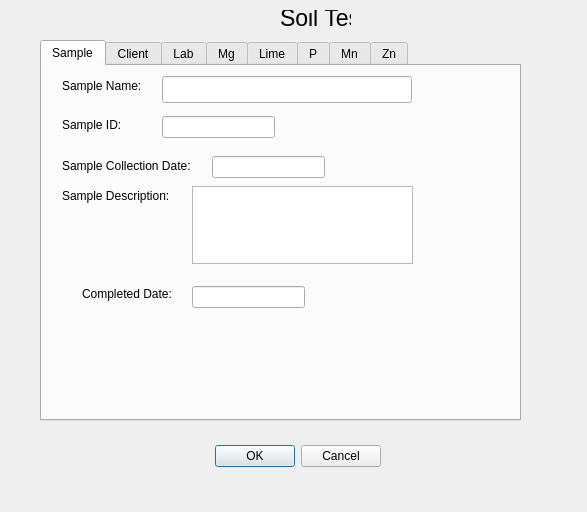
<?xml version="1.0" encoding="UTF-8"?>
<ui version="4.0">
 <class>soil_test</class>
 <widget class="QDialog" name="soil_test">
  <property name="geometry">
   <rect>
    <x>0</x>
    <y>0</y>
    <width>587</width>
    <height>512</height>
   </rect>
  </property>
  <property name="windowTitle">
   <string>Soil Test </string>
  </property>
  <widget class="QLabel" name="label">
   <property name="geometry">
    <rect>
     <x>280</x>
     <y>10</y>
     <width>71</width>
     <height>16</height>
    </rect>
   </property>
   <property name="font">
    <font>
     <pointsize>17</pointsize>
    </font>
   </property>
   <property name="text">
    <string>Soil Test</string>
   </property>
  </widget>
  <widget class="QTabWidget" name="tabWidget">
   <property name="geometry">
    <rect>
     <x>40</x>
     <y>40</y>
     <width>481</width>
     <height>381</height>
    </rect>
   </property>
   <property name="currentIndex">
    <number>0</number>
   </property>
   <widget class="QWidget" name="tab">
    <attribute name="title">
     <string>Sample</string>
    </attribute>
    <widget class="QPlainTextEdit" name="sample_desc">
     <property name="geometry">
      <rect>
       <x>150</x>
       <y>120</y>
       <width>221</width>
       <height>78</height>
      </rect>
     </property>
    </widget>
    <widget class="QLabel" name="label_2">
     <property name="geometry">
      <rect>
       <x>20</x>
       <y>50</y>
       <width>71</width>
       <height>17</height>
      </rect>
     </property>
     <property name="text">
      <string>Sample ID:</string>
     </property>
    </widget>
    <widget class="QLineEdit" name="sample_name">
     <property name="geometry">
      <rect>
       <x>120</x>
       <y>10</y>
       <width>250</width>
       <height>27</height>
      </rect>
     </property>
    </widget>
    <widget class="QLabel" name="label_3">
     <property name="geometry">
      <rect>
       <x>20</x>
       <y>90</y>
       <width>141</width>
       <height>20</height>
      </rect>
     </property>
     <property name="text">
      <string>Sample Collection Date:</string>
     </property>
    </widget>
    <widget class="QLabel" name="label_6">
     <property name="geometry">
      <rect>
       <x>20</x>
       <y>10</y>
       <width>91</width>
       <height>20</height>
      </rect>
     </property>
     <property name="text">
      <string>Sample Name:</string>
     </property>
    </widget>
    <widget class="QLabel" name="sample_desc_2">
     <property name="geometry">
      <rect>
       <x>20</x>
       <y>120</y>
       <width>121</width>
       <height>20</height>
      </rect>
     </property>
     <property name="text">
      <string>Sample Description:</string>
     </property>
    </widget>
    <widget class="QLabel" name="label_4">
     <property name="geometry">
      <rect>
       <x>40</x>
       <y>220</y>
       <width>101</width>
       <height>16</height>
      </rect>
     </property>
     <property name="text">
      <string>Completed Date:</string>
     </property>
    </widget>
    <widget class="QLineEdit" name="sample_id">
     <property name="geometry">
      <rect>
       <x>120</x>
       <y>50</y>
       <width>113</width>
       <height>22</height>
      </rect>
     </property>
    </widget>
    <widget class="QLineEdit" name="completed_date">
     <property name="geometry">
      <rect>
       <x>150</x>
       <y>220</y>
       <width>113</width>
       <height>22</height>
      </rect>
     </property>
    </widget>
    <widget class="QLineEdit" name="sample_collection_date">
     <property name="geometry">
      <rect>
       <x>170</x>
       <y>90</y>
       <width>113</width>
       <height>22</height>
      </rect>
     </property>
    </widget>
   </widget>
   <widget class="QWidget" name="tab_2">
    <attribute name="title">
     <string>Client</string>
    </attribute>
    <widget class="QLineEdit" name="client_last_name">
     <property name="geometry">
      <rect>
       <x>130</x>
       <y>10</y>
       <width>250</width>
       <height>27</height>
      </rect>
     </property>
    </widget>
    <widget class="QLabel" name="label_7">
     <property name="geometry">
      <rect>
       <x>30</x>
       <y>20</y>
       <width>71</width>
       <height>20</height>
      </rect>
     </property>
     <property name="text">
      <string>Last Name:</string>
     </property>
    </widget>
    <widget class="QLineEdit" name="client_first_name">
     <property name="geometry">
      <rect>
       <x>130</x>
       <y>50</y>
       <width>250</width>
       <height>27</height>
      </rect>
     </property>
     <property name="text">
      <string/>
     </property>
    </widget>
    <widget class="QLabel" name="label_8">
     <property name="geometry">
      <rect>
       <x>30</x>
       <y>60</y>
       <width>71</width>
       <height>20</height>
      </rect>
     </property>
     <property name="text">
      <string>First Name:</string>
     </property>
    </widget>
    <widget class="QLineEdit" name="client_address_1">
     <property name="geometry">
      <rect>
       <x>130</x>
       <y>90</y>
       <width>250</width>
       <height>27</height>
      </rect>
     </property>
    </widget>
    <widget class="QLabel" name="label_9">
     <property name="geometry">
      <rect>
       <x>30</x>
       <y>100</y>
       <width>71</width>
       <height>20</height>
      </rect>
     </property>
     <property name="text">
      <string>Address:</string>
     </property>
    </widget>
    <widget class="QLineEdit" name="client_address_2">
     <property name="geometry">
      <rect>
       <x>130</x>
       <y>120</y>
       <width>250</width>
       <height>27</height>
      </rect>
     </property>
     <property name="text">
      <string/>
     </property>
    </widget>
    <widget class="QLineEdit" name="client_city">
     <property name="geometry">
      <rect>
       <x>130</x>
       <y>150</y>
       <width>250</width>
       <height>27</height>
      </rect>
     </property>
     <property name="text">
      <string/>
     </property>
    </widget>
    <widget class="QLabel" name="label_10">
     <property name="geometry">
      <rect>
       <x>90</x>
       <y>160</y>
       <width>31</width>
       <height>20</height>
      </rect>
     </property>
     <property name="text">
      <string>City:</string>
     </property>
    </widget>
    <widget class="QLineEdit" name="client_state">
     <property name="geometry">
      <rect>
       <x>130</x>
       <y>180</y>
       <width>250</width>
       <height>27</height>
      </rect>
     </property>
    </widget>
    <widget class="QLabel" name="label_11">
     <property name="geometry">
      <rect>
       <x>80</x>
       <y>180</y>
       <width>41</width>
       <height>20</height>
      </rect>
     </property>
     <property name="text">
      <string>State:</string>
     </property>
    </widget>
   </widget>
   <widget class="QWidget" name="tab_3">
    <attribute name="title">
     <string>Lab</string>
    </attribute>
    <widget class="QLineEdit" name="lab_address_2">
     <property name="geometry">
      <rect>
       <x>130</x>
       <y>130</y>
       <width>250</width>
       <height>27</height>
      </rect>
     </property>
     <property name="text">
      <string/>
     </property>
    </widget>
    <widget class="QLabel" name="label_13">
     <property name="geometry">
      <rect>
       <x>80</x>
       <y>200</y>
       <width>41</width>
       <height>20</height>
      </rect>
     </property>
     <property name="text">
      <string>State:</string>
     </property>
    </widget>
    <widget class="QLabel" name="label_14">
     <property name="geometry">
      <rect>
       <x>30</x>
       <y>70</y>
       <width>71</width>
       <height>20</height>
      </rect>
     </property>
     <property name="text">
      <string/>
     </property>
    </widget>
    <widget class="QLineEdit" name="lab_id">
     <property name="geometry">
      <rect>
       <x>130</x>
       <y>20</y>
       <width>250</width>
       <height>27</height>
      </rect>
     </property>
    </widget>
    <widget class="QLabel" name="label_15">
     <property name="geometry">
      <rect>
       <x>80</x>
       <y>170</y>
       <width>31</width>
       <height>20</height>
      </rect>
     </property>
     <property name="text">
      <string>City:</string>
     </property>
    </widget>
    <widget class="QLineEdit" name="lab_address_1">
     <property name="geometry">
      <rect>
       <x>130</x>
       <y>100</y>
       <width>250</width>
       <height>27</height>
      </rect>
     </property>
    </widget>
    <widget class="QLineEdit" name="lab_email">
     <property name="geometry">
      <rect>
       <x>130</x>
       <y>60</y>
       <width>250</width>
       <height>27</height>
      </rect>
     </property>
     <property name="text">
      <string/>
     </property>
    </widget>
    <widget class="QLineEdit" name="lab_state">
     <property name="geometry">
      <rect>
       <x>130</x>
       <y>200</y>
       <width>250</width>
       <height>27</height>
      </rect>
     </property>
    </widget>
    <widget class="QLabel" name="label_17">
     <property name="geometry">
      <rect>
       <x>40</x>
       <y>110</y>
       <width>81</width>
       <height>20</height>
      </rect>
     </property>
     <property name="text">
      <string>Lab Address:</string>
     </property>
    </widget>
    <widget class="QLabel" name="label_18">
     <property name="geometry">
      <rect>
       <x>70</x>
       <y>20</y>
       <width>51</width>
       <height>20</height>
      </rect>
     </property>
     <property name="text">
      <string>Lab ID:</string>
     </property>
    </widget>
    <widget class="QLineEdit" name="lab_city">
     <property name="geometry">
      <rect>
       <x>130</x>
       <y>170</y>
       <width>250</width>
       <height>27</height>
      </rect>
     </property>
     <property name="text">
      <string/>
     </property>
    </widget>
    <widget class="QLabel" name="label_19">
     <property name="geometry">
      <rect>
       <x>80</x>
       <y>280</y>
       <width>41</width>
       <height>20</height>
      </rect>
     </property>
     <property name="text">
      <string>Phone:</string>
     </property>
    </widget>
    <widget class="QLineEdit" name="lab_phone">
     <property name="geometry">
      <rect>
       <x>130</x>
       <y>280</y>
       <width>250</width>
       <height>27</height>
      </rect>
     </property>
    </widget>
    <widget class="QLabel" name="label_20">
     <property name="geometry">
      <rect>
       <x>80</x>
       <y>240</y>
       <width>41</width>
       <height>20</height>
      </rect>
     </property>
     <property name="text">
      <string>Zip:</string>
     </property>
    </widget>
    <widget class="QLineEdit" name="lab_zip">
     <property name="geometry">
      <rect>
       <x>130</x>
       <y>240</y>
       <width>250</width>
       <height>27</height>
      </rect>
     </property>
    </widget>
    <widget class="QLabel" name="label_21">
     <property name="geometry">
      <rect>
       <x>70</x>
       <y>70</y>
       <width>41</width>
       <height>20</height>
      </rect>
     </property>
     <property name="text">
      <string>Email:</string>
     </property>
    </widget>
   </widget>
   <widget class="QWidget" name="tab_4">
    <attribute name="title">
     <string>Mg</string>
    </attribute>
    <widget class="QLabel" name="label_5">
     <property name="geometry">
      <rect>
       <x>50</x>
       <y>30</y>
       <width>101</width>
       <height>16</height>
      </rect>
     </property>
     <property name="text">
      <string>Relative Amount:</string>
     </property>
    </widget>
    <widget class="QLabel" name="label_12">
     <property name="geometry">
      <rect>
       <x>120</x>
       <y>100</y>
       <width>41</width>
       <height>16</height>
      </rect>
     </property>
     <property name="text">
      <string>Unit:</string>
     </property>
    </widget>
    <widget class="QLabel" name="label_16">
     <property name="geometry">
      <rect>
       <x>110</x>
       <y>70</y>
       <width>41</width>
       <height>16</height>
      </rect>
     </property>
     <property name="text">
      <string>Value:</string>
     </property>
    </widget>
    <widget class="QLineEdit" name="mg_relative_amount">
     <property name="geometry">
      <rect>
       <x>160</x>
       <y>30</y>
       <width>113</width>
       <height>22</height>
      </rect>
     </property>
    </widget>
    <widget class="QComboBox" name="mg_unit">
     <property name="geometry">
      <rect>
       <x>160</x>
       <y>90</y>
       <width>104</width>
       <height>26</height>
      </rect>
     </property>
    </widget>
    <widget class="QLineEdit" name="mg_value">
     <property name="geometry">
      <rect>
       <x>160</x>
       <y>70</y>
       <width>113</width>
       <height>22</height>
      </rect>
     </property>
    </widget>
   </widget>
   <widget class="QWidget" name="tab_8">
    <attribute name="title">
     <string>Lime</string>
    </attribute>
    <widget class="QLabel" name="label_32">
     <property name="geometry">
      <rect>
       <x>30</x>
       <y>50</y>
       <width>171</width>
       <height>20</height>
      </rect>
     </property>
     <property name="text">
      <string>Lime Buffer Capacity Method: </string>
     </property>
    </widget>
    <widget class="QLabel" name="label_33">
     <property name="geometry">
      <rect>
       <x>30</x>
       <y>80</y>
       <width>171</width>
       <height>20</height>
      </rect>
     </property>
     <property name="text">
      <string>Lime Buffer Capacity Value:</string>
     </property>
    </widget>
    <widget class="QLineEdit" name="lime_buffer_capacity_method">
     <property name="geometry">
      <rect>
       <x>210</x>
       <y>50</y>
       <width>231</width>
       <height>22</height>
      </rect>
     </property>
    </widget>
    <widget class="QLineEdit" name="lbc_value">
     <property name="geometry">
      <rect>
       <x>210</x>
       <y>80</y>
       <width>113</width>
       <height>22</height>
      </rect>
     </property>
    </widget>
   </widget>
   <widget class="QWidget" name="tab_5">
    <attribute name="title">
     <string>P</string>
    </attribute>
    <widget class="QLabel" name="label_22">
     <property name="geometry">
      <rect>
       <x>160</x>
       <y>110</y>
       <width>41</width>
       <height>16</height>
      </rect>
     </property>
     <property name="text">
      <string>Unit:</string>
     </property>
    </widget>
    <widget class="QLabel" name="label_23">
     <property name="geometry">
      <rect>
       <x>90</x>
       <y>40</y>
       <width>101</width>
       <height>16</height>
      </rect>
     </property>
     <property name="text">
      <string>Relative Amount:</string>
     </property>
    </widget>
    <widget class="QLabel" name="label_24">
     <property name="geometry">
      <rect>
       <x>150</x>
       <y>80</y>
       <width>41</width>
       <height>16</height>
      </rect>
     </property>
     <property name="text">
      <string>Value:</string>
     </property>
    </widget>
    <widget class="QLineEdit" name="p_relative_amount">
     <property name="geometry">
      <rect>
       <x>200</x>
       <y>40</y>
       <width>113</width>
       <height>22</height>
      </rect>
     </property>
    </widget>
    <widget class="QComboBox" name="p_unit">
     <property name="geometry">
      <rect>
       <x>200</x>
       <y>100</y>
       <width>104</width>
       <height>26</height>
      </rect>
     </property>
    </widget>
    <widget class="QLineEdit" name="p_value">
     <property name="geometry">
      <rect>
       <x>200</x>
       <y>70</y>
       <width>113</width>
       <height>22</height>
      </rect>
     </property>
    </widget>
   </widget>
   <widget class="QWidget" name="tab_6">
    <attribute name="title">
     <string>Mn</string>
    </attribute>
    <widget class="QLabel" name="label_25">
     <property name="geometry">
      <rect>
       <x>170</x>
       <y>110</y>
       <width>41</width>
       <height>16</height>
      </rect>
     </property>
     <property name="text">
      <string>Unit:</string>
     </property>
    </widget>
    <widget class="QLabel" name="label_26">
     <property name="geometry">
      <rect>
       <x>100</x>
       <y>40</y>
       <width>101</width>
       <height>16</height>
      </rect>
     </property>
     <property name="text">
      <string>Relative Amount:</string>
     </property>
    </widget>
    <widget class="QLabel" name="label_27">
     <property name="geometry">
      <rect>
       <x>160</x>
       <y>80</y>
       <width>41</width>
       <height>16</height>
      </rect>
     </property>
     <property name="text">
      <string>Value:</string>
     </property>
    </widget>
    <widget class="QLineEdit" name="mn_relative_amount">
     <property name="geometry">
      <rect>
       <x>210</x>
       <y>40</y>
       <width>113</width>
       <height>22</height>
      </rect>
     </property>
    </widget>
    <widget class="QComboBox" name="mn_unit">
     <property name="geometry">
      <rect>
       <x>210</x>
       <y>100</y>
       <width>104</width>
       <height>26</height>
      </rect>
     </property>
    </widget>
    <widget class="QLineEdit" name="mn_value">
     <property name="geometry">
      <rect>
       <x>210</x>
       <y>70</y>
       <width>113</width>
       <height>22</height>
      </rect>
     </property>
    </widget>
   </widget>
   <widget class="QWidget" name="tab_7">
    <attribute name="title">
     <string>Zn</string>
    </attribute>
    <widget class="QLabel" name="label_28">
     <property name="geometry">
      <rect>
       <x>170</x>
       <y>110</y>
       <width>41</width>
       <height>16</height>
      </rect>
     </property>
     <property name="text">
      <string>Unit:</string>
     </property>
    </widget>
    <widget class="QLabel" name="label_29">
     <property name="geometry">
      <rect>
       <x>100</x>
       <y>40</y>
       <width>101</width>
       <height>16</height>
      </rect>
     </property>
     <property name="text">
      <string>Relative Amount:</string>
     </property>
    </widget>
    <widget class="QLabel" name="label_30">
     <property name="geometry">
      <rect>
       <x>160</x>
       <y>80</y>
       <width>41</width>
       <height>16</height>
      </rect>
     </property>
     <property name="text">
      <string>Value:</string>
     </property>
    </widget>
    <widget class="QLineEdit" name="zn_relative_amount">
     <property name="geometry">
      <rect>
       <x>210</x>
       <y>40</y>
       <width>113</width>
       <height>22</height>
      </rect>
     </property>
    </widget>
    <widget class="QLineEdit" name="zn_value">
     <property name="geometry">
      <rect>
       <x>210</x>
       <y>70</y>
       <width>113</width>
       <height>22</height>
      </rect>
     </property>
    </widget>
    <widget class="QComboBox" name="zn_unit">
     <property name="geometry">
      <rect>
       <x>210</x>
       <y>100</y>
       <width>104</width>
       <height>26</height>
      </rect>
     </property>
    </widget>
   </widget>
  </widget>
  <widget class="QDialogButtonBox" name="buttonBox">
   <property name="geometry">
    <rect>
     <x>210</x>
     <y>440</y>
     <width>171</width>
     <height>32</height>
    </rect>
   </property>
   <property name="orientation">
    <enum>Qt::Horizontal</enum>
   </property>
   <property name="standardButtons">
    <set>QDialogButtonBox::Cancel|QDialogButtonBox::Ok</set>
   </property>
  </widget>
 </widget>
 <resources/>
 <connections/>
</ui>
